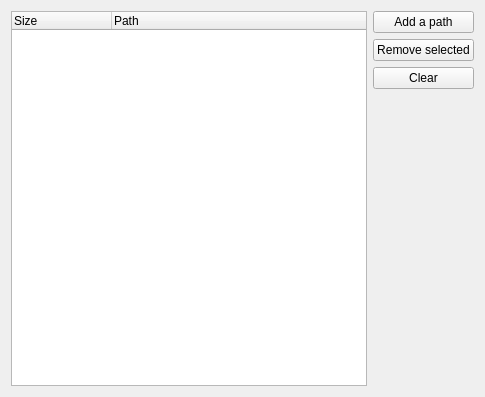
<ui version="4.0" >
 <class>NewTorrentSecondStep</class>
 <widget class="QWidget" name="NewTorrentSecondStep" >
  <property name="geometry" >
   <rect>
    <x>0</x>
    <y>0</y>
    <width>485</width>
    <height>397</height>
   </rect>
  </property>
  <property name="windowTitle" >
   <string>Select files</string>
  </property>
  <property name="windowIcon" >
   <iconset resource="resources.qrc" >:/resources/images/bittorrent.png</iconset>
  </property>
  <layout class="QHBoxLayout" >
   <item>
    <widget class="QTreeWidget" name="FilesWidget_" >
     <property name="rootIsDecorated" >
      <bool>false</bool>
     </property>
     <property name="uniformRowHeights" >
      <bool>true</bool>
     </property>
     <column>
      <property name="text" >
       <string>Size</string>
      </property>
     </column>
     <column>
      <property name="text" >
       <string>Path</string>
      </property>
     </column>
    </widget>
   </item>
   <item>
    <layout class="QVBoxLayout" >
     <item>
      <widget class="QPushButton" name="AddPath_" >
       <property name="text" >
        <string>Add a path</string>
       </property>
      </widget>
     </item>
     <item>
      <widget class="QPushButton" name="RemoveSelected_" >
       <property name="text" >
        <string>Remove selected</string>
       </property>
      </widget>
     </item>
     <item>
      <widget class="QPushButton" name="Clear_" >
       <property name="text" >
        <string>Clear</string>
       </property>
      </widget>
     </item>
     <item>
      <spacer>
       <property name="orientation" >
        <enum>Qt::Vertical</enum>
       </property>
       <property name="sizeHint" >
        <size>
         <width>20</width>
         <height>40</height>
        </size>
       </property>
      </spacer>
     </item>
    </layout>
   </item>
  </layout>
 </widget>
 <resources>
  <include location="resources.qrc" />
 </resources>
 <connections/>
</ui>
